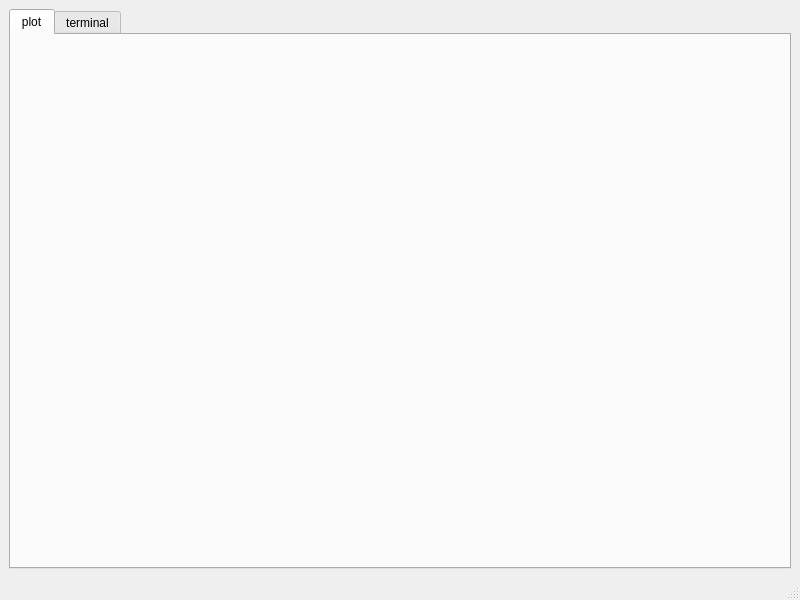
<?xml version="1.0" encoding="UTF-8"?>
<ui version="4.0">
 <class>MainWindow</class>
 <widget class="QMainWindow" name="MainWindow">
  <property name="geometry">
   <rect>
    <x>0</x>
    <y>0</y>
    <width>800</width>
    <height>600</height>
   </rect>
  </property>
  <property name="windowTitle">
   <string>MainWindow</string>
  </property>
  <widget class="QWidget" name="centralwidget">
   <layout class="QHBoxLayout" name="horizontalLayout_3">
    <item>
     <widget class="QTabWidget" name="tabWidget">
      <property name="currentIndex">
       <number>0</number>
      </property>
      <widget class="QWidget" name="tab">
       <attribute name="title">
        <string>plot</string>
       </attribute>
       <layout class="QHBoxLayout" name="horizontalLayout">
        <item>
         <widget class="TaurusCurveDialog" name="taurus_plot"/>
        </item>
       </layout>
      </widget>
      <widget class="QWidget" name="tab_2">
       <attribute name="title">
        <string>terminal</string>
       </attribute>
       <layout class="QHBoxLayout" name="horizontalLayout_2">
        <item>
         <widget class="TerminalWidget" name="widget_terminal" native="true"/>
        </item>
       </layout>
      </widget>
     </widget>
    </item>
   </layout>
  </widget>
  <widget class="QMenuBar" name="menubar">
   <property name="geometry">
    <rect>
     <x>0</x>
     <y>0</y>
     <width>800</width>
     <height>23</height>
    </rect>
   </property>
  </widget>
  <widget class="QStatusBar" name="statusbar"/>
 </widget>
 <customwidgets>
  <customwidget>
   <class>TaurusCurveDialog</class>
   <extends>QDialog</extends>
   <header>taurus.qt.qtgui.extra_guiqwt</header>
  </customwidget>
  <customwidget>
   <class>TerminalWidget</class>
   <extends>QWidget</extends>
   <header location="global">terminal_widget.h</header>
   <container>1</container>
  </customwidget>
 </customwidgets>
 <resources/>
 <connections/>
</ui>
